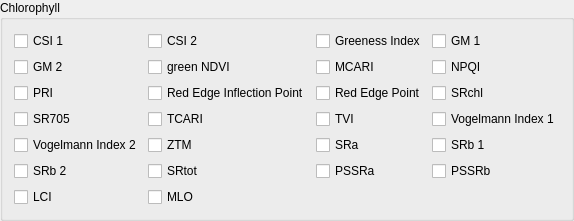
        <widget class="QgsCollapsibleGroupBox" name="mGroupBox_2">
         <property name="title">
          <string>Chlorophyll</string>
         </property>
         <property name="collapsed">
          <bool>true</bool>
         </property>
         <layout class="QGridLayout" name="gridLayout">
          <item row="0" column="2">
           <widget class="QCheckBox" name="box_gi">
            <property name="toolTip">
             <string>&lt;html&gt;&lt;head/&gt;&lt;body&gt;&lt;p&gt;Greenness Index&lt;/p&gt;&lt;p&gt;ZARCO-TEJADA, P.J., BERJON, A., LOPEZ-LOZANO, R., MILLER, J.R., MARTIN, P., CACHORRO, V., GONZALES, M.R. and de FRUTOS, A. (2005): Assessing vineyard condition with hyperspectral indices: Leaf and canopy reflectance simulation in a row-structured discontinuous canopy. In: Remote Sensing of Environment, 99(3), 271-287.&lt;/p&gt;&lt;/body&gt;&lt;/html&gt;</string>
            </property>
            <property name="text">
             <string>Greeness Index</string>
            </property>
           </widget>
          </item>
          <item row="6" column="1">
           <widget class="QCheckBox" name="box_srtot">
            <property name="toolTip">
             <string>&lt;html&gt;&lt;head/&gt;&lt;body&gt;&lt;p&gt;Simple Ratio (Chl tot)&lt;/p&gt;&lt;p&gt;DATT, B. (1998): Remote sensing of chlorophyll a, chlorophyll b, chlorophyll a+b and total carotenoid content in eucalyptus leaves. In: Remote sensing of the environment, 66(2), 111-121.&lt;/p&gt;&lt;/body&gt;&lt;/html&gt;</string>
            </property>
            <property name="text">
             <string>SRtot</string>
            </property>
           </widget>
          </item>
          <item row="6" column="2">
           <widget class="QCheckBox" name="box_pssra">
            <property name="toolTip">
             <string>&lt;html&gt;&lt;head/&gt;&lt;body&gt;&lt;p&gt;Pigment Specific Simple Ratio for Chl a&lt;/p&gt;&lt;p&gt;BLACKBURN, G.A. (1998): Spectral indices for estimating photosynthetic pigment concentrations: a test using senescent tree leaves. In: International Journal of Remote Sensing, 19(4), 657-675.&lt;/p&gt;&lt;/body&gt;&lt;/html&gt;</string>
            </property>
            <property name="text">
             <string>PSSRa</string>
            </property>
           </widget>
          </item>
          <item row="6" column="0">
           <widget class="QCheckBox" name="box_srb2">
            <property name="toolTip">
             <string>&lt;html&gt;&lt;head/&gt;&lt;body&gt;&lt;p&gt;Simple Ratio (Chl b2)&lt;/p&gt;&lt;p&gt;DATT, B. (1998): Remote sensing of chlorophyll a, chlorophyll b, chlorophyll a+b and total carotenoid content in eucalyptus leaves. In: Remote sensing of the environment, 66(2), 111-121.&lt;/p&gt;&lt;/body&gt;&lt;/html&gt;</string>
            </property>
            <property name="text">
             <string>SRb 2</string>
            </property>
           </widget>
          </item>
          <item row="6" column="3">
           <widget class="QCheckBox" name="box_pssrb">
            <property name="toolTip">
             <string>&lt;html&gt;&lt;head/&gt;&lt;body&gt;&lt;p&gt;Pigment Specific Simple Ratio for Chl b&lt;/p&gt;&lt;p&gt;BLACKBURN, G.A. (1998): Spectral indices for estimating photosynthetic pigment concentrations: a test using senescent tree leaves. In: International Journal of Remote Sensing, 19(4), 657-675.&lt;/p&gt;&lt;/body&gt;&lt;/html&gt;</string>
            </property>
            <property name="text">
             <string>PSSRb</string>
            </property>
           </widget>
          </item>
          <item row="0" column="0">
           <widget class="QCheckBox" name="box_csi1">
            <property name="toolTip">
             <string>&lt;html&gt;&lt;head/&gt;&lt;body&gt;&lt;p&gt;Carter Stress Index 1&lt;/p&gt;&lt;p&gt;CARTER, G.A. (1994): Ratios of leaf reflectances in narrow wavebands as indicators of plant stress. In: International Journal of Remote Sensing, 15(3), 697-703.&lt;/p&gt;&lt;/body&gt;&lt;/html&gt;</string>
            </property>
            <property name="text">
             <string>CSI 1</string>
            </property>
           </widget>
          </item>
          <item row="0" column="3">
           <widget class="QCheckBox" name="box_gitmer1">
            <property name="toolTip">
             <string>&lt;html&gt;&lt;head/&gt;&lt;body&gt;&lt;p&gt;Gitelson &amp;amp; Merzlyak Index 1&lt;/p&gt;&lt;p&gt;GITELSON, A.A. and MERZLYAK, M.N. (1997): Remote estimation of chlorophyll content in higher plant leaves. In: International Journal of Remote Sensing, 18(12), 2691-2697.&lt;/p&gt;&lt;/body&gt;&lt;/html&gt;</string>
            </property>
            <property name="text">
             <string>GM 1</string>
            </property>
           </widget>
          </item>
          <item row="0" column="1">
           <widget class="QCheckBox" name="box_csi2">
            <property name="toolTip">
             <string>&lt;html&gt;&lt;head/&gt;&lt;body&gt;&lt;p&gt;Carter Stress Index 2&lt;/p&gt;&lt;p&gt;CARTER, G.A. (1994): Ratios of leaf reflectances in narrow wavebands as indicators of plant stress. In: International Journal of Remote Sensing, 15(3), 697-703. &lt;/p&gt;&lt;/body&gt;&lt;/html&gt;</string>
            </property>
            <property name="text">
             <string>CSI 2</string>
            </property>
           </widget>
          </item>
          <item row="1" column="0">
           <widget class="QCheckBox" name="box_gitmer2">
            <property name="toolTip">
             <string>&lt;html&gt;&lt;head/&gt;&lt;body&gt;&lt;p&gt;Gitelson &amp;amp; Merzlyak Index 2&lt;/p&gt;&lt;p&gt;GITELSON, A.A. and MERZLYAK, M.N. (1997): Remote estimation of chlorophyll content in higher plant leaves. In: International Journal of Remote Sensing, 18(12), 2691-2697.&lt;/p&gt;&lt;/body&gt;&lt;/html&gt;</string>
            </property>
            <property name="text">
             <string>GM 2</string>
            </property>
           </widget>
          </item>
          <item row="1" column="1">
           <widget class="QCheckBox" name="box_gndvi">
            <property name="toolTip">
             <string>&lt;html&gt;&lt;head/&gt;&lt;body&gt;&lt;p&gt;Green NDVI&lt;/p&gt;&lt;p&gt;DATT, B. (1998): Remote sensing of chlorophyll a, chlorophyll b, chlorophyll a+b and total carotenoid content in eucalyptus leaves. In: Remote sensing of the environment, 66(2), 111-121.&lt;/p&gt;&lt;/body&gt;&lt;/html&gt;</string>
            </property>
            <property name="text">
             <string>green NDVI</string>
            </property>
           </widget>
          </item>
          <item row="1" column="2">
           <widget class="QCheckBox" name="box_mcari">
            <property name="toolTip">
             <string>&lt;html&gt;&lt;head/&gt;&lt;body&gt;&lt;p&gt;Modified Chlorophyll Absorption in Reflectance Index&lt;/p&gt;&lt;p&gt;DAUGHTRY, C.S.T., WALTHALL, C.L., KIM, M.S., BROWN DE COLSTOUN, E. and McMURTREY, J.E. (2000): Estimating corn leaf chlorophyll concentration from leaf and canopy reflectance. In: Remote Sensing of Environment,74(2), 229-239.&lt;/p&gt;&lt;/body&gt;&lt;/html&gt;</string>
            </property>
            <property name="text">
             <string>MCARI</string>
            </property>
           </widget>
          </item>
          <item row="1" column="3">
           <widget class="QCheckBox" name="box_npqi">
            <property name="toolTip">
             <string>&lt;html&gt;&lt;head/&gt;&lt;body&gt;&lt;p&gt;Normalized Phaeophytinization Index&lt;/p&gt;&lt;p&gt;BARNES, J.D., BALAGUER, L., MANRIQUE, E., ELVIRA, S. and DAVISON, A.W. (1992): A reappraisal of the use of DMSO for the extraction and determination of chlorophylls a and b in lichens and higher plants. In: Environmental and Experimental Botany, 32(2), 85-100.&lt;/p&gt;&lt;/body&gt;&lt;/html&gt;</string>
            </property>
            <property name="text">
             <string>NPQI</string>
            </property>
           </widget>
          </item>
          <item row="2" column="0">
           <widget class="QCheckBox" name="box_pri">
            <property name="toolTip">
             <string>&lt;html&gt;&lt;head/&gt;&lt;body&gt;&lt;p&gt;Photochemical Reflectance Index&lt;/p&gt;&lt;p&gt;GAMON, J.A., PENUELAS, J. and FIELD, C.B. (1992): A narrow-waveband spectral index that tracks diurnal changes in photosynthetic efficiency. In: Remote Sensing of Environment, 41(1), 35-44.&lt;/p&gt;&lt;/body&gt;&lt;/html&gt;</string>
            </property>
            <property name="text">
             <string>PRI</string>
            </property>
           </widget>
          </item>
          <item row="2" column="1">
           <widget class="QCheckBox" name="box_reip">
            <property name="toolTip">
             <string>&lt;html&gt;&lt;head/&gt;&lt;body&gt;&lt;p&gt;Red Edge Inflection Point&lt;/p&gt;&lt;p&gt;GUYOT, G., BARET, F. and MAJOR, D.J. (1988): High spectral resolution: determination of spectral shifts between the red and the near infrared. In: International Archives of Photogrammetry and Remote Sensing, 11 (/), 750-760.&lt;/p&gt;&lt;/body&gt;&lt;/html&gt;</string>
            </property>
            <property name="text">
             <string>Red Edge Inflection Point</string>
            </property>
           </widget>
          </item>
          <item row="2" column="2">
           <widget class="QCheckBox" name="box_rep">
            <property name="toolTip">
             <string>&lt;html&gt;&lt;head/&gt;&lt;body&gt;&lt;p&gt;Red Edge Point&lt;/p&gt;&lt;p&gt;DAWSON, T.P. and CURRAN, P.J., (1998): A new technique for interpolating red edge position. In: International Journal of Remote Sensing, 19(11), 2133-2139.&lt;/p&gt;&lt;/body&gt;&lt;/html&gt;</string>
            </property>
            <property name="text">
             <string>Red Edge Point</string>
            </property>
           </widget>
          </item>
          <item row="2" column="3">
           <widget class="QCheckBox" name="box_srch1">
            <property name="toolTip">
             <string>&lt;html&gt;&lt;head/&gt;&lt;body&gt;&lt;p&gt;Simple Ratio (chl)&lt;/p&gt;&lt;p&gt;DATT, B. (1998): Remote sensing of chlorophyll a, chlorophyll b, chlorophyll a+b and total carotenoid content in eucalyptus leaves. In: Remote sensing of the environment, 66(2), 111-121.&lt;/p&gt;&lt;/body&gt;&lt;/html&gt;</string>
            </property>
            <property name="text">
             <string>SRchl</string>
            </property>
           </widget>
          </item>
          <item row="3" column="0">
           <widget class="QCheckBox" name="box_sr705">
            <property name="toolTip">
             <string>&lt;html&gt;&lt;head/&gt;&lt;body&gt;&lt;p&gt;Simple Ratio at 705 Index&lt;/p&gt;&lt;p&gt;SIMS, D.A. and GAMON, J.A. (2002): Relationships between leaf pigment content and spectral reflectance across a wide range of species, leaf structures and developmental stages. In: Remote Sensing of Environment, 81(2), 337-354.&lt;/p&gt;&lt;/body&gt;&lt;/html&gt;</string>
            </property>
            <property name="text">
             <string>SR705</string>
            </property>
           </widget>
          </item>
          <item row="3" column="1">
           <widget class="QCheckBox" name="box_tcari">
            <property name="toolTip">
             <string>&lt;html&gt;&lt;head/&gt;&lt;body&gt;&lt;p&gt;Transformed Chlorophyll Absorption in Reflectance Index&lt;/p&gt;&lt;p&gt;HABOUDANE, D., MILLER, J.R., TREMBLAY, N., ZARCO-TEJADA, P.J. and DEXTRAZE, L. (2002): Integration of hyperspectral vegetation indices for prediction of crop chlorophyll content for application to precision agriculture. In: Remote Sensing of Environment, 81(2), 416-426.&lt;/p&gt;&lt;/body&gt;&lt;/html&gt;</string>
            </property>
            <property name="text">
             <string>TCARI</string>
            </property>
           </widget>
          </item>
          <item row="3" column="2">
           <widget class="QCheckBox" name="box_tvi">
            <property name="toolTip">
             <string>&lt;html&gt;&lt;head/&gt;&lt;body&gt;&lt;p&gt;Triangular Vegetation Index&lt;/p&gt;&lt;p&gt;BROGE, N.H. and LEBLANC, E. (2000): Comparing prediction power and stability of broadband and hyperspectral vegetation indices for estimation of green leaf area index and canopy chlorophyll density. In: Remote Sensing of Environment, 76(2), 156-172.&lt;/p&gt;&lt;/body&gt;&lt;/html&gt;</string>
            </property>
            <property name="text">
             <string>TVI</string>
            </property>
           </widget>
          </item>
          <item row="3" column="3">
           <widget class="QCheckBox" name="box_vog1">
            <property name="toolTip">
             <string>&lt;html&gt;&lt;head/&gt;&lt;body&gt;&lt;p&gt;Vogelmann Index 1&lt;/p&gt;&lt;p&gt;VOGELMANN, J.E., ROCK, B.N. and MOSS, D.M. (1993): Red edge spectral measurements from sugar maple leaves. In: International Journal of Remote Sensing, 14(8), 1563-1575.&lt;/p&gt;&lt;/body&gt;&lt;/html&gt;</string>
            </property>
            <property name="text">
             <string>Vogelmann Index 1</string>
            </property>
           </widget>
          </item>
          <item row="5" column="0">
           <widget class="QCheckBox" name="box_vog2">
            <property name="toolTip">
             <string>&lt;html&gt;&lt;head/&gt;&lt;body&gt;&lt;p&gt;Vogelmann Index 2&lt;/p&gt;&lt;p&gt;VOGELMANN, J.E., ROCK, B.N. and MOSS, D.M. (1993): Red edge spectral measurements from sugar maple leaves. In: International Journal of Remote Sensing, 14(8), 1563-1575.&lt;/p&gt;&lt;/body&gt;&lt;/html&gt;</string>
            </property>
            <property name="text">
             <string>Vogelmann Index 2</string>
            </property>
           </widget>
          </item>
          <item row="5" column="1">
           <widget class="QCheckBox" name="box_ztm">
            <property name="toolTip">
             <string>&lt;html&gt;&lt;head/&gt;&lt;body&gt;&lt;p&gt;Zarco-Tejada &amp;amp; Miller&lt;/p&gt;&lt;p&gt;ZARCO-TEJADA, P.J., MILLER, J.R., MOHAMMED, G.H., NOLAND, T.L. and SAMPSON, P.H. (2001): Scaling-up and model inversion methods with narrow-band optical indices for chlorophyll content estimation in closed forest canopies with hyperspectral data. In: IEEE Transactions on Geoscience and Remote Sensing, 39(7), 1491-1507.&lt;/p&gt;&lt;/body&gt;&lt;/html&gt;</string>
            </property>
            <property name="text">
             <string>ZTM</string>
            </property>
           </widget>
          </item>
          <item row="5" column="2">
           <widget class="QCheckBox" name="box_sra">
            <property name="toolTip">
             <string>&lt;html&gt;&lt;head/&gt;&lt;body&gt;&lt;p&gt;Simple Ratio (Chl a)&lt;/p&gt;&lt;p&gt;DATT, B. (1998): Remote sensing of chlorophyll a, chlorophyll b, chlorophyll a+b and total carotenoid content in eucalyptus leaves. In: Remote sensing of the environment, 66(2), 111-121.&lt;/p&gt;&lt;/body&gt;&lt;/html&gt;</string>
            </property>
            <property name="text">
             <string>SRa</string>
            </property>
           </widget>
          </item>
          <item row="5" column="3">
           <widget class="QCheckBox" name="box_srb1">
            <property name="toolTip">
             <string>&lt;html&gt;&lt;head/&gt;&lt;body&gt;&lt;p&gt;Simple Ratio (Chl b1)&lt;/p&gt;&lt;p&gt;DATT, B. (1998): Remote sensing of chlorophyll a, chlorophyll b, chlorophyll a+b and total carotenoid content in eucalyptus leaves. In: Remote sensing of the environment, 66(2), 111-121.&lt;/p&gt;&lt;/body&gt;&lt;/html&gt;</string>
            </property>
            <property name="text">
             <string>SRb 1</string>
            </property>
           </widget>
          </item>
          <item row="7" column="1">
           <widget class="QCheckBox" name="box_mlo">
            <property name="toolTip">
             <string>&lt;html&gt;&lt;head/&gt;&lt;body&gt;&lt;p&gt;M Locherer Chlorophyll&lt;/p&gt;&lt;p&gt;(unpublished)&lt;/p&gt;&lt;p&gt;M to the LO. Don't hassel the hoff! (in Memory of an unknown editor) &lt;/p&gt;&lt;/body&gt;&lt;/html&gt;</string>
            </property>
            <property name="text">
             <string>MLO</string>
            </property>
           </widget>
          </item>
          <item row="7" column="0">
           <widget class="QCheckBox" name="box_lci">
            <property name="toolTip">
             <string>&lt;html&gt;&lt;head/&gt;&lt;body&gt;&lt;p&gt;Leaf Chlorophyll Index&lt;/p&gt;&lt;p&gt;Datt, B. (1999): A new reflectance index for remote sensing of chlorophyll content in higher plants: tests using Eucalyptus leaves. In: Journal of Plant Physiology, 154(1), 30-36.&lt;/p&gt;&lt;/body&gt;&lt;/html&gt;</string>
            </property>
            <property name="text">
             <string>LCI</string>
            </property>
           </widget>
          </item>
         </layout>
         <zorder>box_gi</zorder>
         <zorder>box_srtot</zorder>
         <zorder>box_pssra</zorder>
         <zorder>box_srb2</zorder>
         <zorder>box_pssrb</zorder>
         <zorder>box_csi1</zorder>
         <zorder>box_gitmer1</zorder>
         <zorder>box_csi2</zorder>
         <zorder>box_gitmer2</zorder>
         <zorder>box_gndvi</zorder>
         <zorder>box_mcari</zorder>
         <zorder>box_npqi</zorder>
         <zorder>box_pri</zorder>
         <zorder>box_reip</zorder>
         <zorder>box_rep</zorder>
         <zorder>box_srch1</zorder>
         <zorder>box_sr705</zorder>
         <zorder>box_tcari</zorder>
         <zorder>box_tvi</zorder>
         <zorder>box_vog1</zorder>
         <zorder>box_vog2</zorder>
         <zorder>box_ztm</zorder>
         <zorder>box_sra</zorder>
         <zorder>box_srb1</zorder>
         <zorder>box_lci</zorder>
         <zorder>box_mlo</zorder>
        </widget>
